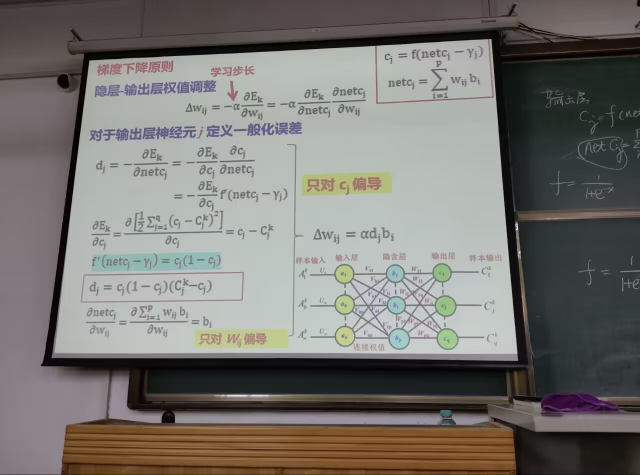
#> input picture img/warp0.jpg, 1280 x 949 px, given in place of IMG_20210416_191131.jpg, which was not available (shown at 1/2 size); the run also reads 1 picture not shown here
$ jupyter execute --allow-errors note_threshhold_test.ipynb   (text cells are left out)
#> lines starting #> are read from the running program, lines starting #| are printed output that depends on the picture; after the words box and inside, x2 and y2 are one past the last pixel; in counts of white or black regions, pixels touching at a corner belong together; long printed decimals are rounded; pictures that were not available may be replaced by others from this repository, and a replacement may not be noted
### note_color_threshold.py
'''
Author: MasterYip 2205929492@qq.com
Date: 2022-11-05 14:11:07
LastEditors: MasterYip 2205929492@qq.com
LastEditTime: 2023-06-09 21:18:05
FilePath: \comprehensive-coding\FastImgNotingDown\note_color_threshold.py
Description:

Copyright (c) 2022 by MasterYip 2205929492@qq.com, All Rights Reserved.
'''
#!/usr/bin/env python3
# coding=utf-8

import cv2
import numpy as np
from cv2 import (ADAPTIVE_THRESH_MEAN_C, COLOR_GRAY2RGB, COLOR_HSV2RGB,
                 COLOR_RGB2GRAY, COLOR_RGB2HSV, IMWRITE_PNG_COMPRESSION,
                 THRESH_BINARY, adaptiveThreshold, bitwise_not,
                 connectedComponents, connectedComponentsWithStats, cvtColor,
                 dilate, erode, imread, imwrite)
# from matplotlib.pyplot import imshow, subplot
from numpy import mean, ones, power, uint8


# [18 lines left out: function imgInversionCheck, not called in this run]

def note_color_threshold_for_white_bkg(img, sat_remap_order=0.5, dilate_rad=0,
                                       Thresh_bias=50, Thresh_dia=351, mode=0):
    # pre processing
    grey = cvtColor(img, COLOR_RGB2GRAY)
    thresh = adaptiveThreshold(
        grey, 255, ADAPTIVE_THRESH_MEAN_C, THRESH_BINARY,
        Thresh_dia, Thresh_bias)
    # (considering backgroud color, for cases like blacboard notes)
    if mean(thresh) > 127:
        thresh = bitwise_not(thresh)

    # Dilate handwriting
    if dilate_rad > 0:
        kernel = ones((dilate_rad, dilate_rad), uint8)
        thresh = dilate(thresh, kernel, iterations=1)
    elif dilate_rad < 0:
        kernel = ones((-dilate_rad, -dilate_rad), uint8)
        thresh = erode(thresh, kernel, iterations=1)

    if mode == 0:  # Black & White
        return bitwise_not(thresh)
    elif mode == 1:  # Recognize Color
        # Filter out handwritings
        num_objects, labels = connectedComponents(thresh, connectivity=8)

        # Increase Saturation of Origin Pic
        saturated_HSV = cvtColor(img, COLOR_RGB2HSV)
        saturated_HSV[:, :, 1] = power(
            saturated_HSV[:, :, 1]/255, sat_remap_order)*255
        img_sat_remap = cvtColor(saturated_HSV, COLOR_HSV2RGB)
        # filter out background
        img_sat_remap[labels == 0] = [255, 255, 255]

        # Combination (turn pixels which has low saturation to black)
        thresh_RGB = cvtColor(thresh, COLOR_GRAY2RGB)
        thresh_RGB = bitwise_not(thresh_RGB)
        thresh_RGB[saturated_HSV[:, :, 1] >
                   100] = img_sat_remap[saturated_HSV[:, :, 1] > 100]
        return thresh_RGB


# [73 lines left out: functions note_color_threshold_for_black_bkg, note_color_threshold, not called in this run]


class BlackboardRecorder(object):
    graph_display = False

    def __init__(self, src_img):
        '''
        description: Preprocess src_img, including threshhold, Erode.\n
            self.thresh - for White Bkg img\n
            self.thresh_ivt - for Black Bkg img\n
        return None
        '''
        self.img = src_img
        self.erode_rad_rel = 0.005
        self.dilate_rad_rel = 0.005
        self.thresh_rad_rel = 1
        thresh_bias = 0

        # Thresh
        thresh_rad = int(self.thresh_rad_rel *
                         min(self.img.shape[:1])/2)*2+1  # must be odd
        self.grey = cvtColor(self.img, COLOR_RGB2GRAY)
        # for White Bkg
        self.thresh = adaptiveThreshold(self.grey, 255,
                                        ADAPTIVE_THRESH_MEAN_C, THRESH_BINARY,
                                        thresh_rad, thresh_bias)
        # for Black Bkg
        self.thresh_ivt = bitwise_not(self.thresh)

        # Erode
        erode_rad = int(self.erode_rad_rel*min(self.img.shape[:1]))+1
        erode_kernel = ones((erode_rad, erode_rad), uint8)  # 待改为圆形
        self.thresh = erode(self.thresh, erode_kernel, iterations=1)
        self.thresh_ivt = erode(self.thresh_ivt, erode_kernel, iterations=1)

        dilate_rad = int(self.dilate_rad_rel*min(self.img.shape[:1]))+1
        dilate_kernel = ones((dilate_rad, dilate_rad), uint8)  # 待改为圆形
        self.thresh = dilate(self.thresh, dilate_kernel, iterations=1)
        self.thresh_ivt = dilate(self.thresh_ivt, dilate_kernel, iterations=1)

    def find_possible_ROIs(self, thresh):
        '''
        description: find_possible_ROIs, temporarily support ONE target\n
        params:\n
            thresh\n
        return (src_points, dst_points, (dst_img_w, dst_img_h))
        '''
        num_labels, labels, stats, centroids = connectedComponentsWithStats(
            thresh, connectivity=4, ltype=None)
        if self.graph_display:
            subplot(1, 4, 1)
            imshow(thresh)

        # ===================有待改进
        def find_blackboard(num_labels, labels, stats, centroids):
            img_area = labels.shape[0]*labels.shape[1]
            id_list = []
            area_coef = 0.3
            img_area_coef = 0.1
            for i in range(1, stats.__len__()):
                if (stats[i][4] > area_coef*stats[i][2]*stats[i][3] and
                    stats[i][2]*stats[i][3] > img_area_coef*img_area and
                        stats[i][2]*stats[i][3] < img_area):
                    id_list.append(i)
                    print(i, stats[i])
            # 面积最大
            # TODO:Need to be fixed
            return id_list[stats[id_list, 4].argmax()]
        id = find_blackboard(num_labels, labels, stats, centroids)

        ROI = np.zeros(labels.shape, np.uint8)
        ROI[labels == id] = 255
        if self.graph_display:
            subplot(1, 4, 2)
            imshow(ROI)

        def get_polygon(labels, id):
            blank = np.zeros(labels.shape, dtype=np.uint8)
            blank[labels == id] = 255
            kernel = np.ones((5, 5), np.uint8)
            blank = cv2.dilate(blank, kernel, iterations=1)
            contours, hierarchy = cv2.findContours(
                blank, cv2.RETR_TREE, cv2.CHAIN_APPROX_SIMPLE)
            c0 = contours[0]
            # this para is important(decide the approximation,
            # i.e. the polygon edge numbers)
            coef = 0.005  # 0.05 default (Simpler when larger)
            epsilon = coef * cv2.arcLength(c0, True)
            approx = cv2.approxPolyDP(c0, epsilon, True)
            return approx

        approx = get_polygon(labels, id)
        draw_img = self.img.copy()
        res = cv2.drawContours(
            draw_img, [approx], -1, (255, 0, 0), int(draw_img.shape[0]/20))
        if self.graph_display:
            subplot(1, 4, 3)
            imshow(res)

        # print(approx[:,0])

        def find_angular_point(points):
            ang_pt = points[:4].copy()
            for pt in points:
                if pt.sum() < ang_pt[0].sum():
                    ang_pt[0] = pt.copy()
                if pt.sum() > ang_pt[2].sum():
                    ang_pt[2] = pt.copy()
                if pt[0]-pt[1] < ang_pt[1][0]-ang_pt[1][1]:
                    ang_pt[1] = pt.copy()
                if pt[0]-pt[1] > ang_pt[3][0]-ang_pt[3][1]:
                    ang_pt[3] = pt.copy()
            return ang_pt

        def wrap_size_est(ang_pt):
            img_h = int((np.linalg.norm(ang_pt[0]-ang_pt[1]) +
                         np.linalg.norm(ang_pt[2]-ang_pt[3]))/2)
            img_w = int((np.linalg.norm(ang_pt[1]-ang_pt[2]) +
                         np.linalg.norm(ang_pt[3]-ang_pt[1]))/2)
            return (img_w, img_h)

        src_points = find_angular_point(approx[:, 0])
        print(src_points)
        # target_img_shape = (img_w, img_h)
        img_w, img_h = wrap_size_est(src_points)
        print(img_w, img_h)
        dst_points = np.array([[0, 0], [0, img_h], [img_w, img_h], [img_w, 0]])
        return (src_points, dst_points, (img_w, img_h))

    def homography_projection(self, src_img, src_pt, dst_pt, dst_shape):
        H, _ = cv2.findHomography(src_pt, dst_pt)
        img_src_warp = cv2.warpPerspective(src_img, H, dst_shape)
        if self.graph_display:
            subplot(1, 4, 4)
            imshow(img_src_warp)
        return img_src_warp


# [5 lines left out: function note_color_thershold_test, not called in this run]


# [3 lines that do not run on import are left out]

### note_threshhold_test.ipynb
[cell 1]
#!/usr/bin/env python3.7
# coding=utf-8
import os
import sys
# [8 lines of commented-out code are left out]

import cv2
from cv2 import cvtColor,adaptiveThreshold,bitwise_not,dilate,erode,connectedComponents,imread,imwrite
from cv2 import COLOR_RGB2GRAY,ADAPTIVE_THRESH_MEAN_C,THRESH_BINARY,COLOR_RGB2HSV,COLOR_HSV2RGB,COLOR_GRAY2RGB,COLOR_RGB2GRAY,IMWRITE_PNG_COMPRESSION
import numpy as np
from numpy import mean,ones,uint8,power
from matplotlib.pyplot import imshow,subplot
from note_color_threshold import BlackboardRecorder

[cell 2]
name = 'e:/Temp/img/IMG_20210416_191131.jpg'
img = cv2.imread(name)
#> img is the input picture: shape (949, 1280, 3); mean B, G, R 113.2, 117.3, 120
img = cv2.cvtColor(img,cv2.COLOR_BGR2RGB)
# 注意！plt.imshow是按照RGB来显示的，cv2.imshow是按照BGR显示的
# cv2.imshow("d",img)
# cv2.waitKey(0)

[cell 3]
import ipywidgets.widgets as widgets
slider = widgets.FloatSlider(
    value=1,
    min=0,
    max=5.0,
    step=0.01,
    description='thresh_rad_rel:',
    disabled=False,
    continuous_update=True,
    orientation='horizontal',
    readout=True,
    readout_format='.1f',
)
display(slider)

erode_rad_rel = 0.001
thresh_rad_rel = slider.value
thresh_bias = 0

erode_rad = int(erode_rad_rel*min(img.shape[:1]))+1
thresh_rad = int(thresh_rad_rel*min(img.shape[:1])/2)*2+1 # must be odd
grey = cvtColor(img,COLOR_RGB2GRAY)
thresh = adaptiveThreshold(grey,255,ADAPTIVE_THRESH_MEAN_C, THRESH_BINARY,thresh_rad,thresh_bias)
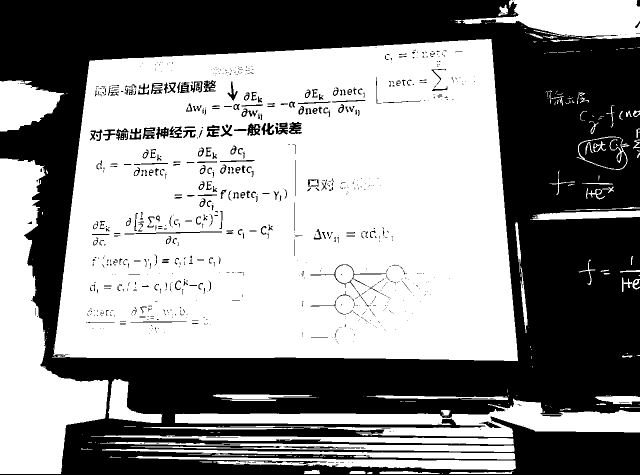
#> thresh: shape (949, 1280) (shown at 1/2 size); 56.3% white; 876 black regions (612 under 20 px), largest, box (x1, y1, x2, y2) and area: (0, 0, 1280, 949) 509438, (621, 529, 773, 579) 430, (567, 892, 720, 897) 416
subplot(1,2,1)
imshow(img)
subplot(1,2,2)
imshow(thresh)

[cell 4]
erode_rad_rel = 0.001
thresh_rad_rel = 0.6
thresh_bias = 30
erode_rad = int(erode_rad_rel*min(img.shape[:1]))+1
thresh_rad = int(thresh_rad_rel*min(img.shape[:1])/2)*2+1 # must be odd

grey = cvtColor(img,COLOR_RGB2GRAY)
thresh = adaptiveThreshold(grey,255,ADAPTIVE_THRESH_MEAN_C, THRESH_BINARY,thresh_rad,thresh_bias)
#> thresh: shape (949, 1280); 77.8% white; 718 black regions (520 under 20 px), largest, box (x1, y1, x2, y2) and area: (0, 0, 1280, 851) 234624, (988, 836, 1280, 949) 9547, (122, 922, 967, 949) 3121
thresh = bitwise_not(thresh) # 反相(黑板需要)（或者同时查找）
erode_kernel = ones((erode_rad,erode_rad),uint8) #待改为圆形
thresh = erode(thresh,erode_kernel,iterations=1)


num_labels, labels, stats, centroids = cv2.connectedComponentsWithStats(thresh, connectivity=4, ltype=None)
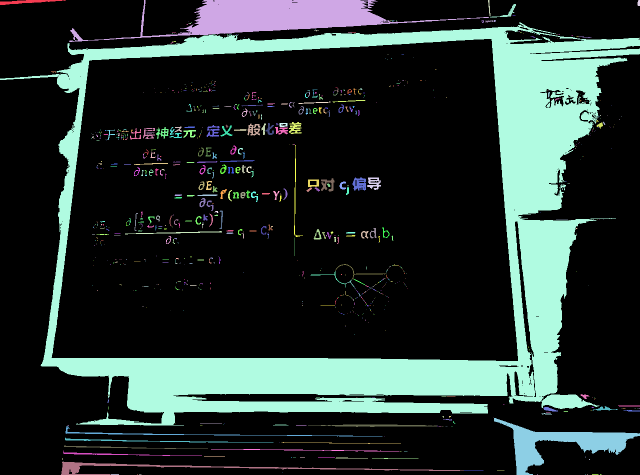
#> labels: shape (949, 1280) int32 (shown at 1/2 size); 910 distinct labels, from 0 to 909; one colour per label, 0 black
#> num_labels = 910; stats = 910 rows, first 6: [0, 0, 1280, 949, 945115], [0, 0, 132, 10, 612], [138, 0, 840, 84, 23018], [976, 0, 5, 32, 73], [1275, 0, 5, 12, 54], [980, 8, 52, 27, 254]; centroids = 910 pairs, first value 52.48 to 1278.5, second value 3.24 to 948
subplot(1,4,1)
imshow(thresh)
# 有待改进
def find_blackboard(num_labels, labels, stats, centroids):
#> called with num_labels = 910, stats = array of shape (910, 5), centroids = array of shape (910, 2)
    img_area = labels.shape[0]*labels.shape[1]
    id_list = []
    area_coef = 0.3
    img_area_coef = 0.1
    for i in range(1,stats.__len__()):
        if (stats[i][4] > area_coef*stats[i][2]*stats[i][3] and
            stats[i][4] > img_area_coef*img_area):
            id_list.append(i)
            print(i,stats[i])
#> after the loop, id_list = []
    # 面积最大
    return id_list[stats[id_list, 4].argmax()]
#> (the rest of this cell did not finish here and is left out)

[cell 5]
BR = BlackboardRecorder(img)
#> in __init__, `self.thresh_ivt = dilate(self.thresh_ivt, dilate_kernel, iterations=1)`:
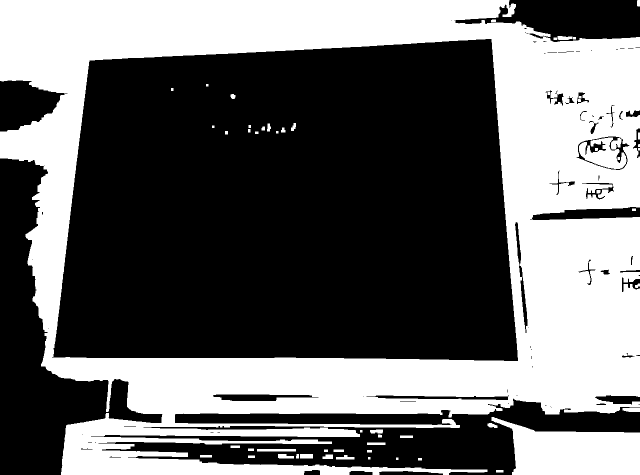
#> self.thresh_ivt: shape (949, 1280) (shown at 1/2 size); 40.9% white; 53 white regions, largest, box (x1, y1, x2, y2) and area: (0, 0, 1280, 949) 470466, (983, 834, 1280, 949) 22288, (514, 898, 592, 903) 390
src_points, dst_points, (dst_img_w, dst_img_h) = BR.find_possible_ROIs(BR.thresh)
#> in find_possible_ROIs, `num_labels, labels, stats, centroids = connectedComponentsWithStats( t..`:
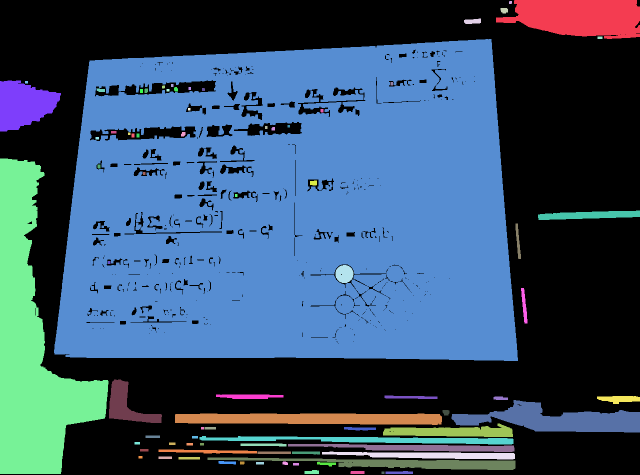
#> labels: shape (949, 1280) int32 (shown at 1/2 size); 80 distinct labels, from 0 to 79; one colour per label, 0 black
#> in find_possible_ROIs, `num_labels, labels, stats, centroids = connectedComponentsWithStats( t..`: num_labels = 80; stats = 80 rows, first 6: [0, 0, 1280, 949, 554252], [992, 0, 288, 78, 17076], [1018, 2, 6, 6, 34], [1001, 16, 15, 11, 141], [928, 37, 34, 11, 298], [1195, 73, 10, 5, 50]; centroids = 80 pairs, first value 47.35 to 1238.6, second value 4.5 to 945
#> the loop in find_blackboard, `for i in range(1, stats.__len__()):` made 79 passes
#| 6 [   108     78    928    644 502986]
#| 30 [    0   317   217   631 64313]
#> after the loop in find_blackboard, `for i in range(1, stats.__len__()):`: id_list = [6, 30]
#> in find_possible_ROIs, `id = find_blackboard(num_labels, labels, stats, centroids)`: id = 6
#> in find_possible_ROIs, `approx = get_polygon(labels, id)`: approx = [[984, 76], [177, 119], [107, 710], [1037, 723]]
#> in find_possible_ROIs, `res = cv2.drawContours( draw_img, [approx], -1, (255, 0, 0), int(draw_..`:
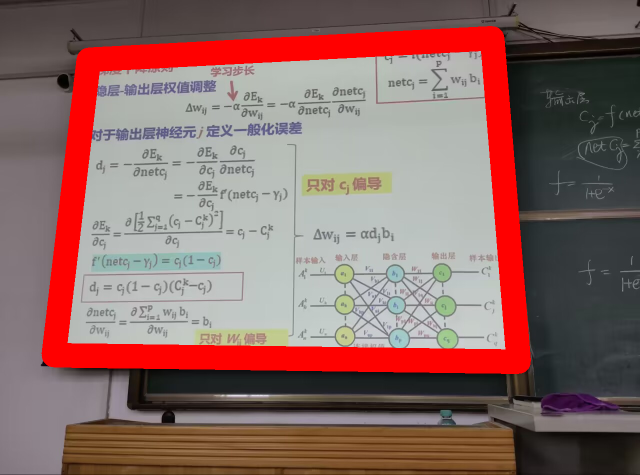
#> res: shape (949, 1280, 3) (shown at 1/2 size); mean R, G, B 138.8, 105.8, 101.9
#> the loop in find_angular_point, `for pt in points:` made 4 passes
#> after the loop in find_angular_point, `for pt in points:`: ang_pt = [[177, 119], [107, 710], [1037, 723], [984, 76]]
#| [[ 177  119]
#|  [ 107  710]
#|  [1037  723]
#|  [ 984   76]]
#> in wrap_size_est, `img_h = int((np.linalg.norm(ang_pt[0]-ang_pt[1]) + np.linalg.norm(ang_..`: img_h = 622
#> in wrap_size_est, `img_w = int((np.linalg.norm(ang_pt[1]-ang_pt[2]) + np.linalg.norm(ang_..`: img_w = 1006
#> in find_possible_ROIs, `img_w, img_h = wrap_size_est(src_points)`: img_h = 622
#| 1006 622
#> in find_possible_ROIs, `dst_points = np.array([[0, 0], [0, img_h], [img_w, img_h], [img_w, 0]])`: dst_points = [[0, 0], [0, 622], [1006, 622], [1006, 0]]
#> src_points = [[177, 119], [107, 710], [1037, 723], [984, 76]]; dst_points = [[0, 0], [0, 622], [1006, 622], [1006, 0]]; dst_img_w = 1006; dst_img_h = 622
warp = BR.homography_projection(BR.img,src_points, dst_points, (dst_img_w, dst_img_h))
#> in homography_projection, `H, _ = cv2.findHomography(src_pt, dst_pt)`: H = [[1.45, 0.171, -276.6], [0.0684, 1.28, -164.8], [0.000135, 0.000277, 1]]
#> in homography_projection, `img_src_warp = cv2.warpPerspective(src_img, H, dst_shape)`:
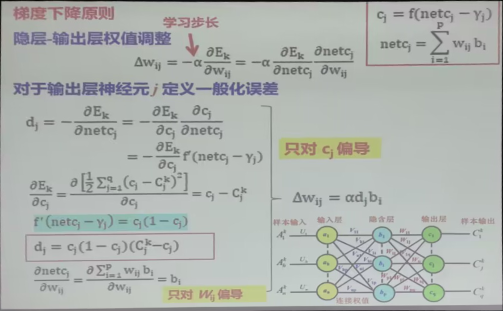
#> img_src_warp: shape (622, 1006, 3) (shown at 1/2 size); mean R, G, B 174.7, 179.4, 175.3

#> (a cell that did not finish here is left out)

#> in find_possible_ROIs (call 2), `num_labels, labels, stats, centroids = connectedComponentsWithStats( t..`:
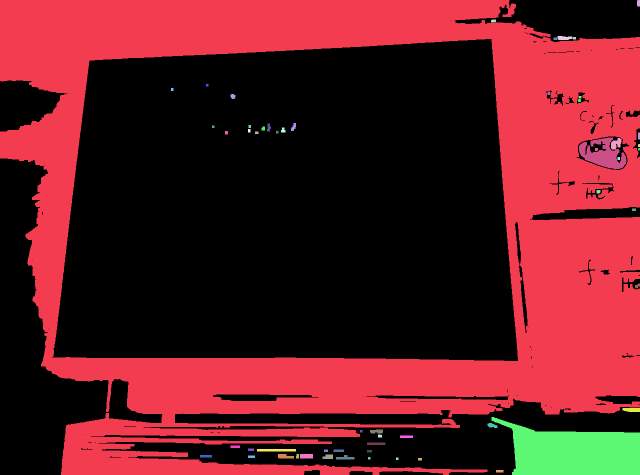
#> labels: shape (949, 1280) int32 (shown at 1/2 size); 58 distinct labels, from 0 to 57; one colour per label, 0 black
#> in find_possible_ROIs (call 2), `num_labels, labels, stats, centroids = connectedComponentsWithStats( t..`: num_labels = 58; stats = 58 rows, first 6: [0, 0, 1280, 949, 717651], [0, 0, 1280, 949, 466795], [1274, 0, 6, 13, 76], [982, 39, 10, 6, 57], [1115, 72, 30, 8, 200], [1146, 74, 6, 5, 30]; centroids = 58 pairs, first value 344 to 1277.6, second value 6 to 942
warp = BR.homography_projection(BR.img,src_points, dst_points, (dst_img_w, dst_img_h))

[cell 7]
grey = cv2.cvtColor(img,cv2.COLOR_RGB2GRAY)
print(np.mean(grey))
#| 117.696
## 存在问题
if np.mean(grey)>127:
    grey = cv2.bitwise_not(grey)
thresh = cv2.adaptiveThreshold(grey,255,cv2.ADAPTIVE_THRESH_MEAN_C, cv2.THRESH_BINARY,351,50)
#> thresh: shape (949, 1280); 87.9% white; 614 black regions (457 under 20 px), largest, box (x1, y1, x2, y2) and area: (82, 55, 1166, 846) 132969, (621, 528, 896, 585) 1051, (250, 463, 444, 469) 366


# cv2.imwrite('BW.png',thresh, [cv2.IMWRITE_PNG_COMPRESSION, 9])
# plt.imshow(thresh)
kernel = np.ones((3,3),np.uint8)
dilate = cv2.dilate(thresh,kernel,iterations=1)
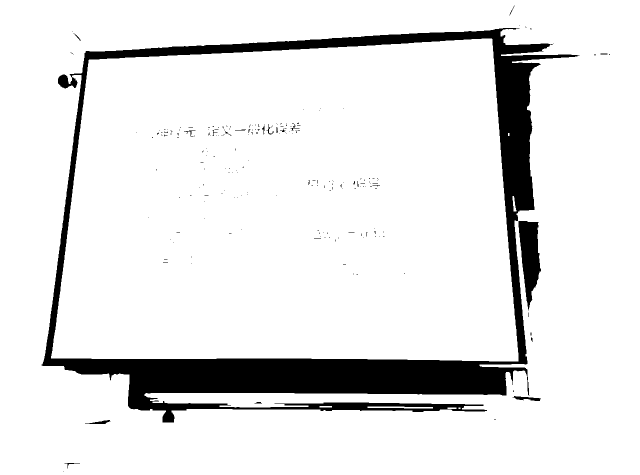
#> dilate: shape (949, 1280) (shown at 1/2 size); 90% white; 210 black regions (191 under 20 px), largest, box (x1, y1, x2, y2) and area: (83, 56, 1159, 845) 114877, (1037, 442, 1082, 621) 4856, (1025, 792, 1082, 802) 282

thresh = dilate
#> (the rest of this cell did not finish here and is left out)

[cell 8]
num_objects, labels = cv2.connectedComponents(thresh,connectivity=8)
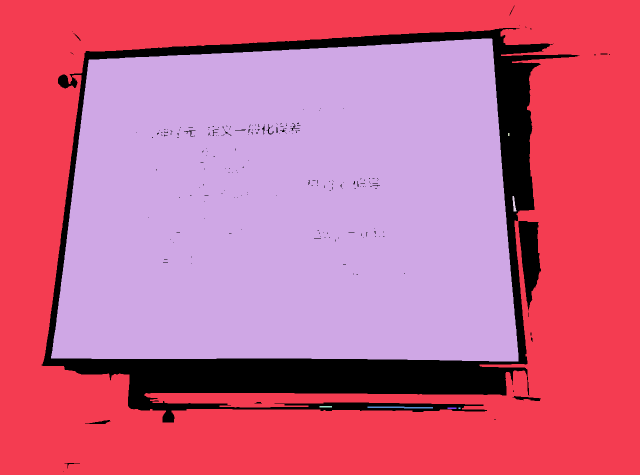
#> labels: shape (949, 1280) int32 (shown at 1/2 size); 9 distinct labels, from 0 to 8; one colour per label, 0 black
#> num_objects = 9
print(num_objects)
#| 9
#> (the rest of this cell did not finish here and is left out)

[cell 9]
saturated = cv2.cvtColor(img, cv2.COLOR_RGB2HSV)
#> saturated: shape (949, 1280, 3); mean H, S, V 70.9, 40.4, 124.1
order = 0.5
saturated[:,:,1] = np.power(saturated[:,:,1]/255,order)*255
#> saturated: shape (949, 1280, 3); mean H, S, V 70.9, 87.3, 124.1
img_sat_remap = cv2.cvtColor(saturated, cv2.COLOR_HSV2RGB)
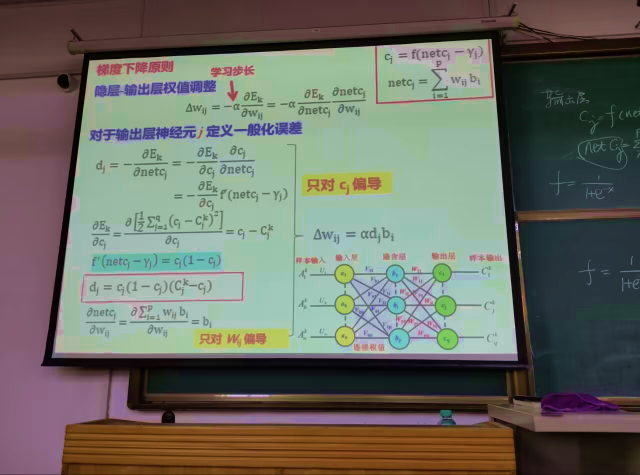
#> img_sat_remap: shape (949, 1280, 3) (shown at 1/2 size); mean R, G, B 107.6, 109.2, 99.6
#> (the rest of this cell did not finish here and is left out)

[cell 10]
thresh_RGB = cv2.cvtColor(thresh,cv2.COLOR_GRAY2RGB)
#> (the rest of the program and of its run is left out)
